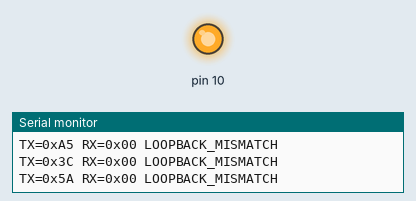
Recording of a sketch running on a simulated Arduino Uno, built with avr-gcc and run on an emulated ATmega328P. Shown: output pins drawn as LEDs (lit = HIGH), the last lines printed to the serial monitor.

Above: at 0.6 s.
At 5.82 s:
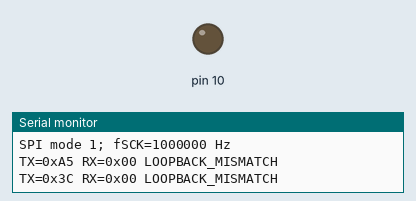
Timing chart, 0 to 6.2 s (numbered marks = the images above):
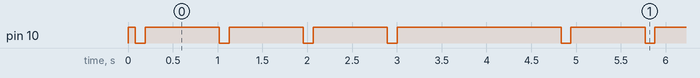

The sketch:

sketch.ino
```cpp
// (licence header left out)
#ifndef F_CPU
#define F_CPU 16000000UL
#endif
#include <avr/io.h>
#include <util/delay.h>
#include <stdint.h>

namespace {
constexpr uint16_t kUartUBRR = 103;  // 9600 baud, 8N1, U2X0=0
constexpr uint16_t kSpiPollLimit = 60000;
const uint8_t kTxPattern[3] = {0xA5, 0x3C, 0x5A};

void uart_init() {
  UCSR0A = 0;
  UBRR0H = static_cast<uint8_t>(kUartUBRR >> 8);
  UBRR0L = static_cast<uint8_t>(kUartUBRR);
  UCSR0B = _BV(TXEN0);
  UCSR0C = _BV(UCSZ01) | _BV(UCSZ00);
}
void uart_char(char c) {
  while (!(UCSR0A & _BV(UDRE0))) {}
  UDR0 = static_cast<uint8_t>(c);
}
void uart_text(const char* s) { while (*s) uart_char(*s++); }
void uart_hex(uint8_t v) {
  const char digits[] = "0123456789ABCDEF";
  uart_char(digits[(v >> 4) & 0x0F]);
  uart_char(digits[v & 0x0F]);
}
void uart_decimal(uint8_t v) { uart_char(static_cast<char>('0' + v)); }

void spi_master_init() {
  PORTB |= _BV(PORTB2);
  DDRB |= _BV(DDB2) | _BV(DDB3) | _BV(DDB5);
  DDRB &= static_cast<uint8_t>(~_BV(DDB4));
  PORTB &= static_cast<uint8_t>(~_BV(PORTB4));
  SPCR = _BV(SPE) | _BV(MSTR) | _BV(SPR0);
  SPSR &= static_cast<uint8_t>(~_BV(SPI2X));
}
void spi_set_mode(uint8_t mode) {
  uint8_t ctrl = _BV(SPE) | _BV(MSTR) | _BV(SPR0);
  if (mode & 2) ctrl |= _BV(CPOL);
  if (mode & 1) ctrl |= _BV(CPHA);
  SPCR = ctrl;
}
bool spi_exchange(uint8_t tx, uint8_t& rx) {
  SPDR = tx;
  for (uint16_t wait = 0; wait < kSpiPollLimit; ++wait) {
    if (SPSR & _BV(SPIF)) {
      rx = SPDR;
      return true;
    }
  }
  return false;
}
void transact_mode(uint8_t mode) {
  PORTB |= _BV(PORTB2);
  spi_set_mode(mode);
  uart_text("SPI mode "); uart_decimal(mode); uart_text("; fSCK=1000000 Hz\r\n");
  PORTB &= static_cast<uint8_t>(~_BV(PORTB2));
  for (uint8_t i = 0; i < 3; ++i) {
    uint8_t rx = 0;
    bool ok = spi_exchange(kTxPattern[i], rx);
    uart_text("TX=0x"); uart_hex(kTxPattern[i]);
    if (ok) {
      uart_text(" RX=0x"); uart_hex(rx);
      uart_text(rx == kTxPattern[i] ? " LOOPBACK_PASS\r\n" : " LOOPBACK_MISMATCH\r\n");
    } else { uart_text(" TIMEOUT\r\n"); }
  }
  PORTB |= _BV(PORTB2);
}
}

void setup() {
  uart_init();
  spi_master_init();
  uart_text("SHINOBI AVR SPI register-level loopback (D11->D12)\r\n");
}
void loop() {
  for (uint8_t mode = 0; mode < 4; ++mode) {
    transact_mode(mode);
    _delay_ms(800);
  }
  _delay_ms(1000);
}
```

Measured:
- by itself, pin 10: repeats every 4.7 s: 3 × (HIGH 0.83 s, LOW 0.11 s), HIGH 1.8 s, LOW 0.11 s
- by itself, everything shown: repeats every 4.7 s, in 8 steps
